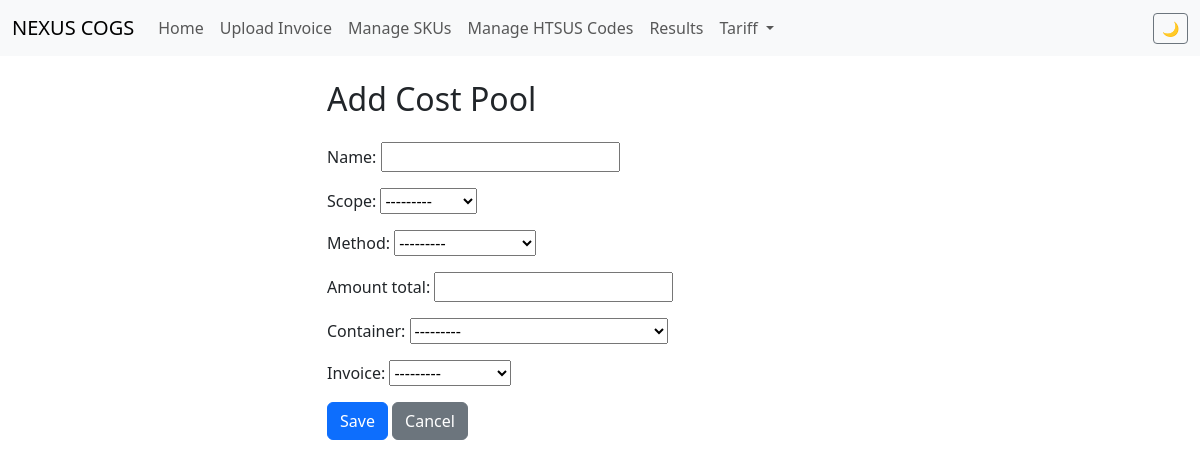
The app's page /legacy/cost-pool/add/, older data.
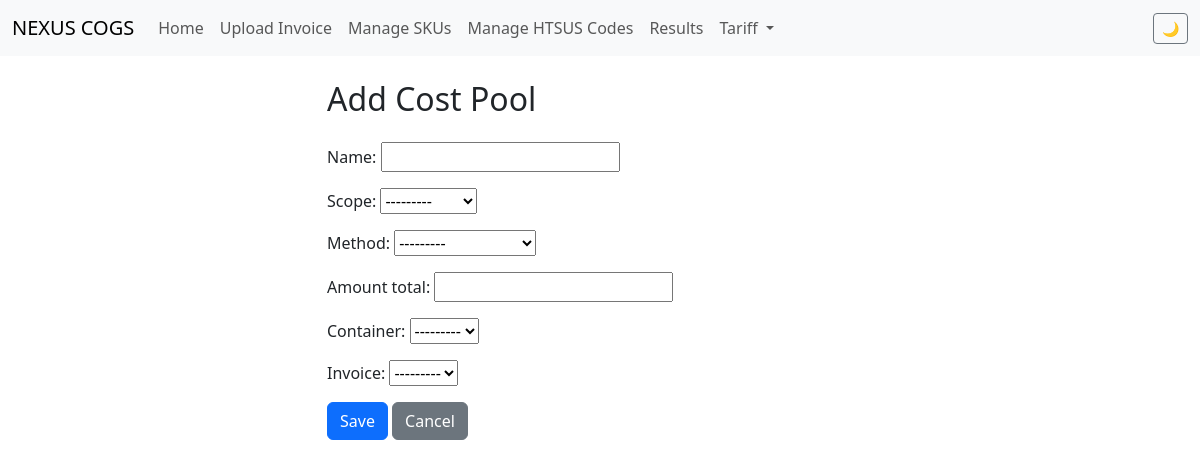
The same page, newer data.
### cogs/models.py (models this page shows)
class Container(models.Model):
    container_id = models.CharField(max_length=100, unique=True)
    notes = models.TextField(blank=True, null=True)
    def __str__(self):
        return self.container_id

### cogs/views.py (the view)
# urls.py: path('cost-pool/add/', views.add_cost_pool, name='add_cost_pool'),
def add_cost_pool(request):
    if request.method == 'POST':
        form = CostPoolForm(request.POST)
        if form.is_valid():
            form.save()
            messages.success(request, 'Cost pool added successfully')
            return redirect('results')
    else:
        form = CostPoolForm()
    return render(request, 'add_cost_pool.html', {'form': form})

### cogs/forms.py
class CostPoolForm(forms.ModelForm):
    class Meta:
        model = CostPool
        fields = ['name', 'scope', 'method', 'amount_total', 'container', 'invoice']

### cogs/models.py (called while the page is built)
    def __str__(self):
        return self.invoice_number

### templates/add_cost_pool.html (shortened to what this page needs)
{% extends 'base.html' %}
{% block content %}
<div class="row">
    <div class="col-md-6 offset-md-3">
        <h2 class="mb-4">Add Cost Pool</h2>
        <form method="post">
            {{ form.as_p }}
            <button type="submit" class="btn btn-primary">Save</button>
            <a href="{% url 'results' %}" class="btn btn-secondary">Cancel</a>
        </form>
    </div>
</div>
{% endblock %}

Row changes from the older to the newer data that the page shows:
removed Container: container "---------"
Text that changed along with them:
form field container: (not shown) → "---------"
